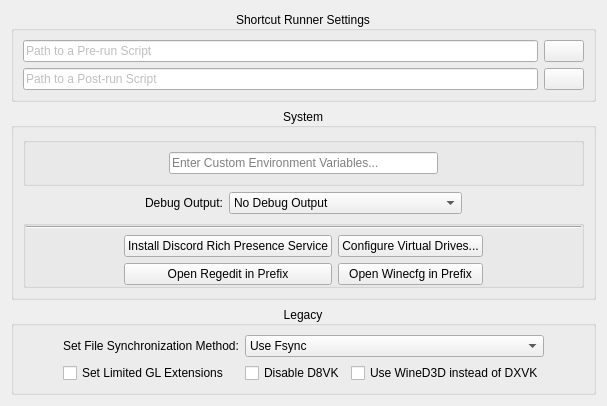
     <widget class="QWidget" name="advancedTab">
      <attribute name="icon">
       <iconset theme="system-run"/>
      </attribute>
      <attribute name="title">
       <string>Advanced</string>
      </attribute>
      <layout class="QGridLayout" name="gridLayout_5" rowstretch="0,0,1">
       <item row="0" column="0">
        <widget class="QGroupBox" name="runnerGroup">
         <property name="title">
          <string>Shortcut Runner Settings</string>
         </property>
         <property name="alignment">
          <set>Qt::AlignmentFlag::AlignCenter</set>
         </property>
         <layout class="QGridLayout" name="gridLayout_8">
          <item row="0" column="0">
           <widget class="QLineEdit" name="preRunScriptPath">
            <property name="whatsThis">
             <string>&lt;html&gt;&lt;head/&gt;&lt;body&gt;&lt;p&gt;Path to a designated Pre-run Script for this Shortcut.&lt;/p&gt;&lt;p&gt;When set, this script will be run whenever this shortcut is started &lt;span style=&quot; font-style:italic;&quot;&gt;before&lt;/span&gt; the Proton runner process. This can be used for setting up other services before the application starts.&lt;/p&gt;&lt;/body&gt;&lt;/html&gt;</string>
            </property>
            <property name="accessibleName">
             <string>Pre-Run Script</string>
            </property>
            <property name="styleSheet">
             <string notr="true">color: gray</string>
            </property>
            <property name="placeholderText">
             <string>Path to a Pre-run Script</string>
            </property>
            <property name="clearButtonEnabled">
             <bool>true</bool>
            </property>
            <property name="isFor" stdset="0">
             <string>PreRunScript</string>
            </property>
           </widget>
          </item>
          <item row="1" column="0">
           <widget class="QLineEdit" name="postRunScriptPath">
            <property name="whatsThis">
             <string>&lt;html&gt;&lt;head/&gt;&lt;body&gt;&lt;p&gt;Path to a designated Post-run Script for this Shortcut.&lt;/p&gt;&lt;p&gt;When set, this script will be run whenever this shortcut is started &lt;span style=&quot; font-style:italic;&quot;&gt;after&lt;/span&gt; the Proton runner process. This can be used for cleaning up or closing other process that may have been started for the application, but don't need to be run in perpetuity.&lt;/p&gt;&lt;/body&gt;&lt;/html&gt;</string>
            </property>
            <property name="accessibleName">
             <string>Post-Run Script</string>
            </property>
            <property name="styleSheet">
             <string notr="true">color: gray</string>
            </property>
            <property name="placeholderText">
             <string>Path to a Post-run Script</string>
            </property>
            <property name="clearButtonEnabled">
             <bool>true</bool>
            </property>
            <property name="isFor" stdset="0">
             <string>PostRunScript</string>
            </property>
           </widget>
          </item>
          <item row="0" column="1">
           <widget class="QPushButton" name="preRunButton">
            <property name="whatsThis">
             <string>&lt;html&gt;&lt;head/&gt;&lt;body&gt;&lt;p&gt;Select a Pre-run Script to run for this Shortcut.&lt;/p&gt;&lt;p&gt;When set, this script will be run whenever this shortcut is started &lt;span style=&quot; font-style:italic;&quot;&gt;before&lt;/span&gt; the Proton runner process. This can be used for setting up other services before the application starts.&lt;/p&gt;&lt;/body&gt;&lt;/html&gt;</string>
            </property>
            <property name="accessibleName">
             <string>Pre-Run Script</string>
            </property>
            <property name="text">
             <string/>
            </property>
            <property name="icon">
             <iconset theme="document-open"/>
            </property>
            <property name="iconSize">
             <size>
              <width>16</width>
              <height>16</height>
             </size>
            </property>
            <property name="flat">
             <bool>false</bool>
            </property>
           </widget>
          </item>
          <item row="1" column="1">
           <widget class="QPushButton" name="postRunButton">
            <property name="whatsThis">
             <string>&lt;html&gt;&lt;head/&gt;&lt;body&gt;&lt;p&gt;Select a Post-run Script to run for this Shortcut.&lt;/p&gt;&lt;p&gt;When set, this script will be run whenever this shortcut is started &lt;span style=&quot; font-style:italic;&quot;&gt;after&lt;/span&gt; the Proton runner process. This can be used for cleaning up or closing other process that may have been started for the application, but don't need to be run in perpetuity.&lt;/p&gt;&lt;/body&gt;&lt;/html&gt;</string>
            </property>
            <property name="accessibleName">
             <string>Post-Run Script</string>
            </property>
            <property name="text">
             <string/>
            </property>
            <property name="icon">
             <iconset theme="document-open"/>
            </property>
            <property name="iconSize">
             <size>
              <width>16</width>
              <height>16</height>
             </size>
            </property>
           </widget>
          </item>
         </layout>
        </widget>
       </item>
       <item row="2" column="0">
        <widget class="QGroupBox" name="legacyGroup">
         <property name="title">
          <string>Legacy</string>
         </property>
         <property name="alignment">
          <set>Qt::AlignmentFlag::AlignCenter</set>
         </property>
         <layout class="QGridLayout" name="gridLayout_4">
          <item row="0" column="0" rowspan="2">
           <spacer name="horizontalSpacer_13">
            <property name="orientation">
             <enum>Qt::Orientation::Horizontal</enum>
            </property>
            <property name="sizeHint" stdset="0">
             <size>
              <width>40</width>
              <height>20</height>
             </size>
            </property>
           </spacer>
          </item>
          <item row="0" column="4" rowspan="2">
           <spacer name="horizontalSpacer_14">
            <property name="orientation">
             <enum>Qt::Orientation::Horizontal</enum>
            </property>
            <property name="sizeHint" stdset="0">
             <size>
              <width>40</width>
              <height>20</height>
             </size>
            </property>
           </spacer>
          </item>
          <item row="1" column="3">
           <widget class="QCheckBox" name="toggleWineD3D">
            <property name="whatsThis">
             <string>&lt;html&gt;&lt;head/&gt;&lt;body&gt;&lt;p&gt;When enabled, DXVK &lt;span style=&quot; font-weight:700;&quot;&gt;will be disabled&lt;/span&gt;, falling back to Wine's default &lt;span style=&quot; font-style:italic;&quot;&gt;WineD3D&lt;/span&gt; OpenGL-based renderer for Direct3D versions up until Direct3D11.&lt;/p&gt;&lt;p&gt;&lt;span style=&quot; font-weight:700;&quot;&gt;Using WineD3D is MUCH slower than DXVK, &lt;/span&gt;&lt;span style=&quot; font-weight:700; text-decoration: underline;&quot;&gt;and generally shouldn't be used without good reason.&lt;/span&gt; However, WineD3D might be compatible with certain titles that have trouble rendering with DXVK. That said, any issues with DXVK &lt;a href=&quot;https://github.com/doitsujin/dxvk&quot;&gt;&lt;span style=&quot; text-decoration: underline; color:#8ab4f8;&quot;&gt;should be reported to the project.&lt;/span&gt;&lt;/a&gt;&lt;/p&gt;&lt;p&gt;Note: a few titles using DirectDraw instead of Direct3D may still render using WineD3D, regardless of this setting, such as the arcade dumps of &lt;span style=&quot; font-style:italic;&quot;&gt;(Suggoi!) Arcana Heart 2&lt;/span&gt;.&lt;/p&gt;&lt;p&gt;If unsure, leave disabled &lt;span style=&quot; font-style:italic;&quot;&gt;unless you know WineD3D renders correctly.&lt;/span&gt;&lt;/p&gt;&lt;/body&gt;&lt;/html&gt;</string>
            </property>
            <property name="accessibleName">
             <string>Disable DXVK/VKD3D, Use WineD3D Instead</string>
            </property>
            <property name="text">
             <string>Use WineD3D instead of DXVK</string>
            </property>
            <property name="isFor" stdset="0">
             <string>ForceWineD3D</string>
            </property>
           </widget>
          </item>
          <item row="1" column="2">
           <widget class="QCheckBox" name="toggleNoD8VK">
            <property name="whatsThis">
             <string>&lt;html&gt;&lt;head/&gt;&lt;body&gt;&lt;p&gt;When enabled, D8VK will be disabled.&lt;/p&gt;&lt;p&gt;Starting with &lt;span style=&quot; font-style:italic;&quot;&gt;Proton-GE9-10&lt;/span&gt;, the D8VK project was merged into the runner's DXVK libraries, allowing for anywhere from noticeably to substantially improved performance and rendering for Direct3D8 titles. Nero enables this by default, but &lt;a href=&quot;https://github.com/doitsujin/dxvk/issues/4130&quot;&gt;&lt;span style=&quot; text-decoration: underline; color:#8ab4f8;&quot;&gt;there might be certain titles&lt;/span&gt;&lt;/a&gt; where you may still want to use WineD3D instead.&lt;/p&gt;&lt;p&gt;Note: if performance is still of concern, you may want to consider using &lt;a href=&quot;https://www.pcgamingwiki.com/wiki/DgVoodoo_2&quot;&gt;&lt;span style=&quot; text-decoration: underline; color:#8ab4f8;&quot;&gt;dgVoodoo2&lt;/span&gt;&lt;/a&gt; as an alternative to the WineD3D fallback.&lt;/p&gt;&lt;p&gt;If unsure, keep disabled, &lt;span style=&quot; font-style:italic;&quot;&gt;unless you are running a problematic D3D8 title.&lt;/span&gt;&lt;/p&gt;&lt;/body&gt;&lt;/html&gt;</string>
            </property>
            <property name="accessibleName">
             <string>Disable D8VK, use WineD3D Instead</string>
            </property>
            <property name="text">
             <string>Disable D8VK</string>
            </property>
            <property name="isFor" stdset="0">
             <string>NoD8VK</string>
            </property>
           </widget>
          </item>
          <item row="0" column="1">
           <widget class="QLabel" name="label_13">
            <property name="text">
             <string>Set File Synchronization Method:</string>
            </property>
           </widget>
          </item>
          <item row="1" column="1">
           <widget class="QCheckBox" name="toggleLimitGL">
            <property name="whatsThis">
             <string>&lt;html&gt;&lt;head/&gt;&lt;body&gt;&lt;p&gt;When enabled, the OpenGL extensions provided by your graphics driver (AMD, NVIDIA, Intel, et al) will be intentionally partially obfuscated to resemble an older version of OpenGL circa 2003. This is primarily intended for &lt;span style=&quot; font-weight:700;&quot;&gt;idTech3&lt;/span&gt; titles (i.e. the &lt;span style=&quot; font-style:italic;&quot;&gt;Quake 3&lt;/span&gt; engine), which will crash if too many extensions are present in the OpenGL driver descriptor.&lt;/p&gt;&lt;p&gt;If unsure, keep disabled unless this shortcut or prefix is for &lt;span style=&quot; font-weight:700; font-style:italic;&quot;&gt;Quake 3&lt;/span&gt;, &lt;span style=&quot; font-weight:700; font-style:italic;&quot;&gt;Star Wars Jedi Outcast/Jedi Academy&lt;/span&gt;, &lt;span style=&quot; font-weight:700; font-style:italic;&quot;&gt;Medal of Honor - Allied Assault&lt;/span&gt;, &lt;span style=&quot; font-weight:700; font-style:italic;&quot;&gt;Return to Castle Wolfenstein&lt;/span&gt;, or &lt;span style=&quot; font-weight:700; font-style:italic;&quot;&gt;other 2000's era games running idTech3&lt;/span&gt;.&lt;/p&gt;&lt;/body&gt;&lt;/html&gt;</string>
            </property>
            <property name="accessibleName">
             <string>Limit Output of Available GL Extensions</string>
            </property>
            <property name="text">
             <string>Set Limited GL Extensions</string>
            </property>
            <property name="isFor" stdset="0">
             <string>LimitGLextensions</string>
            </property>
           </widget>
          </item>
          <item row="0" column="2" colspan="2">
           <widget class="QComboBox" name="fileSyncBox">
            <property name="whatsThis">
             <string>&lt;html&gt;&lt;head/&gt;&lt;body&gt;&lt;p&gt;To speed up file and memory access performance, Proton takes advantage of specialized file sync protocols &lt;span style=&quot; font-style:italic;&quot;&gt;Fsync&lt;/span&gt; or &lt;span style=&quot; font-style:italic;&quot;&gt;Esync.&lt;/span&gt; Both of these services enables increasingly near-native performance when reading files, with &lt;span style=&quot; font-style:italic;&quot;&gt;Fsync&lt;/span&gt; being the newest protocol introduced in Linux kernel version 5.16 and Proton 4-11 and is used by default.&lt;/p&gt;&lt;p&gt;While this usually helps modern games by a substantial margin, some older titles (particularly those with archaic media formats) can have certain bugs introduced by the newer sync formats; namely, titles like &lt;span style=&quot; font-weight:700; font-style:italic;&quot;&gt;Phantasy Star Universe: Ambition of the Illuminus&lt;/span&gt; has sound glitches introduced when using any sync method, and &lt;span style=&quot; font-weight:700; font-style:italic;&quot;&gt;Marvel Ultimate Alliance&lt;/span&gt;&lt;span style=&quot; font-style:italic;&quot;&gt; (2006)&lt;/span&gt; has severe video playback issues with any sync method. For these problem apps, you may want to consider stepping the sync method back to the &lt;span style=&quot; font-style:italic;&quot;&gt;Legacy&lt;/span&gt; method, which will resolve such media-related glitches.&lt;/p&gt;&lt;p&gt;If unsure, keep this set to &lt;span style=&quot; font-style:italic;&quot;&gt;Use Fsync&lt;/span&gt;, &lt;span style=&quot; font-style:italic;&quot;&gt;unless you run into issues with older titles as described above.&lt;/span&gt;&lt;/p&gt;&lt;/body&gt;&lt;/html&gt;</string>
            </property>
            <property name="accessibleName">
             <string>Set File Synchronization Method</string>
            </property>
            <property name="isFor" stdset="0">
             <string>FileSyncMode</string>
            </property>
            <item>
             <property name="text">
              <string>Use Fsync</string>
             </property>
            </item>
            <item>
             <property name="text">
              <string>Use Esync</string>
             </property>
            </item>
            <item>
             <property name="text">
              <string>Use Legacy Sync</string>
             </property>
            </item>
           </widget>
          </item>
         </layout>
        </widget>
       </item>
       <item row="1" column="0">
        <widget class="QGroupBox" name="systemGroup">
         <property name="title">
          <string>System</string>
         </property>
         <property name="alignment">
          <set>Qt::AlignmentFlag::AlignCenter</set>
         </property>
         <layout class="QGridLayout" name="gridLayout_6" columnstretch="1,0,2,1">
          <item row="1" column="3">
           <spacer name="horizontalSpacer_8">
            <property name="orientation">
             <enum>Qt::Orientation::Horizontal</enum>
            </property>
            <property name="sizeHint" stdset="0">
             <size>
              <width>0</width>
              <height>20</height>
             </size>
            </property>
           </spacer>
          </item>
          <item row="1" column="0">
           <spacer name="horizontalSpacer_7">
            <property name="orientation">
             <enum>Qt::Orientation::Horizontal</enum>
            </property>
            <property name="sizeHint" stdset="0">
             <size>
              <width>0</width>
              <height>20</height>
             </size>
            </property>
           </spacer>
          </item>
          <item row="3" column="0" colspan="4">
           <widget class="QGroupBox" name="prefixServices">
            <property name="title">
             <string notr="true"/>
            </property>
            <property name="alignment">
             <set>Qt::AlignmentFlag::AlignCenter</set>
            </property>
            <property name="flat">
             <bool>true</bool>
            </property>
            <layout class="QGridLayout" name="prefixServices_layout" columnstretch="1,0,0,1">
             <property name="leftMargin">
              <number>0</number>
             </property>
             <property name="topMargin">
              <number>0</number>
             </property>
             <property name="rightMargin">
              <number>0</number>
             </property>
             <property name="bottomMargin">
              <number>0</number>
             </property>
             <item row="2" column="1">
              <widget class="QPushButton" name="prefixRegeditBtn">
               <property name="whatsThis">
                <string>&lt;html&gt;&lt;head/&gt;&lt;body&gt;&lt;p&gt;This will open up the Windows Registry for this prefix, using Wine &lt;span style=&quot; font-style:italic;&quot;&gt;regedit.&lt;/span&gt;&lt;/p&gt;&lt;p&gt;If you install any launchers or applications that have components which start on boot (like &lt;span style=&quot; font-style:italic;&quot;&gt;EA's Origin&lt;/span&gt; services), these can be disabled under a key at the following registry path:&lt;/p&gt;&lt;p&gt;&lt;span style=&quot; font-weight:700;&quot;&gt;HKEY_LOCAL_MACHINE\System\CurrentControlSet\Services\&lt;/span&gt;&lt;/p&gt;&lt;p&gt;Service keys can have a &lt;span style=&quot; font-weight:700;&quot;&gt;Start&lt;/span&gt; value of &lt;span style=&quot; font-weight:700;&quot;&gt;0&lt;/span&gt; to &lt;span style=&quot; font-weight:700;&quot;&gt;4&lt;/span&gt;, for &lt;span style=&quot; font-style:italic;&quot;&gt;Boot, System, Automatic, Manual,&lt;/span&gt; and &lt;span style=&quot; font-style:italic;&quot;&gt;Disabled&lt;/span&gt; - you'll most likely want a value of &lt;span style=&quot; font-style:italic;&quot;&gt;3 (Manual)&lt;/span&gt; or &lt;span style=&quot; font-style:italic;&quot;&gt;4 (Disabled).&lt;/span&gt;&lt;/p&gt;&lt;/body&gt;&lt;/html&gt;</string>
               </property>
               <property name="accessibleName">
                <string>Access and Edit this Prefix's Registry</string>
               </property>
               <property name="text">
                <string>Open Regedit in Prefix</string>
               </property>
               <property name="icon">
                <iconset theme="document-print-preview"/>
               </property>
              </widget>
             </item>
             <item row="2" column="2">
              <widget class="QPushButton" name="prefixWinecfgBtn">
               <property name="whatsThis">
                <string>&lt;html&gt;&lt;head/&gt;&lt;body&gt;&lt;p&gt;This will open up the current prefix's Wine configuration menu, using &lt;span style=&quot; font-style:italic;&quot;&gt;Winecfg.&lt;/span&gt;&lt;/p&gt;&lt;/body&gt;&lt;/html&gt;</string>
               </property>
               <property name="accessibleName">
                <string>Access this Prefix's Wine Configurator</string>
               </property>
               <property name="text">
                <string>Open Winecfg in Prefix</string>
               </property>
               <property name="icon">
                <iconset theme="document-properties"/>
               </property>
               <property name="iconSize">
                <size>
                 <width>12</width>
                 <height>12</height>
                </size>
               </property>
              </widget>
             </item>
             <item row="1" column="2">
              <widget class="QPushButton" name="prefixDrivesBtn">
               <property name="whatsThis">
                <string>&lt;html&gt;&lt;head/&gt;&lt;body&gt;&lt;p&gt;Proton can map directories anywhere within your Linux filesystem to a simulated Windows drive. This submenu allows you to configure what directories are mapped to what virtual drive letters.&lt;/p&gt;&lt;p&gt;Note: By default, every Proton prefix will map &lt;span style=&quot; font-style:italic;&quot;&gt;Z:&lt;/span&gt; to your root &lt;span style=&quot; font-style:italic;&quot;&gt;(/)&lt;/span&gt; filesystem, and (in recent versions starting in Proton 9) the user's &lt;span style=&quot; font-style:italic;&quot;&gt;Home&lt;/span&gt; directory and &lt;span style=&quot; font-style:italic;&quot;&gt;/mnt&lt;/span&gt; as additional drive letters.&lt;/p&gt;&lt;/body&gt;&lt;/html&gt;</string>
               </property>
               <property name="accessibleName">
                <string>Configure Virtual Drives</string>
               </property>
               <property name="text">
                <string>Configure Virtual Drives...</string>
               </property>
               <property name="icon">
                <iconset theme="folder-visiting"/>
               </property>
               <property name="iconSize">
                <size>
                 <width>16</width>
                 <height>16</height>
                </size>
               </property>
              </widget>
             </item>
             <item row="1" column="1">
              <widget class="QPushButton" name="prefixInstallDiscordRPC">
               <property name="whatsThis">
                <string>&lt;html&gt;&lt;head/&gt;&lt;body&gt;&lt;p&gt;Click to install EnderIce2's &lt;a href=&quot;https://enderice2.github.io/rpc-bridge/&quot;&gt;&lt;span style=&quot; text-decoration: underline; color:#8ab4f8;&quot;&gt;Discord Rich Presence Bridge Service&lt;/span&gt;&lt;/a&gt;.&lt;/p&gt;&lt;p&gt;This service will be installed to the prefix and run as a startup service by the runner. This allows any Rich Presence output within the Proton prefix to be forwarded to a native Linux Discord client, such as the official Discord client (or even better, &lt;a href=&quot;https://github.com/Vencord/Vesktop?tab=readme-ov-file#vesktop&quot;&gt;&lt;span style=&quot; text-decoration: underline; color:#8ab4f8;&quot;&gt;Vesktop&lt;/span&gt;&lt;/a&gt;).&lt;/p&gt;&lt;/body&gt;&lt;/html&gt;</string>
               </property>
               <property name="accessibleName">
                <string>Install Discord Rich Presence Bridge Service</string>
               </property>
               <property name="text">
                <string>Install Discord Rich Presence Service</string>
               </property>
               <property name="icon">
                <iconset theme="package-x-generic"/>
               </property>
               <property name="iconSize">
                <size>
                 <width>16</width>
                 <height>16</height>
                </size>
               </property>
              </widget>
             </item>
             <item row="1" column="3" rowspan="2">
              <spacer name="horizontalSpacer_16">
               <property name="orientation">
                <enum>Qt::Orientation::Horizontal</enum>
               </property>
               <property name="sizeHint" stdset="0">
                <size>
                 <width>0</width>
                 <height>20</height>
                </size>
               </property>
              </spacer>
             </item>
             <item row="1" column="0" rowspan="2">
              <spacer name="horizontalSpacer_15">
               <property name="orientation">
                <enum>Qt::Orientation::Horizontal</enum>
               </property>
               <property name="sizeHint" stdset="0">
                <size>
                 <width>0</width>
                 <height>20</height>
                </size>
               </property>
              </spacer>
             </item>
             <item row="0" column="0" colspan="4">
              <widget class="Line" name="line">
               <property name="orientation">
                <enum>Qt::Orientation::Horizontal</enum>
               </property>
              </widget>
             </item>
            </layout>
           </widget>
          </item>
          <item row="0" column="0" colspan="4">
           <widget class="QGroupBox" name="envBox">
            <property name="title">
             <string/>
            </property>
            <property name="flat">
             <bool>true</bool>
            </property>
            <layout class="QHBoxLayout" name="horizontalLayout_4" stretch="1,2,1">
             <item>
              <spacer name="horizontalSpacer_17">
               <property name="orientation">
                <enum>Qt::Orientation::Horizontal</enum>
               </property>
               <property name="sizeHint" stdset="0">
                <size>
                 <width>40</width>
                 <height>20</height>
                </size>
               </property>
              </spacer>
             </item>
             <item>
              <widget class="QLineEdit" name="prefixEnvVars">
               <property name="whatsThis">
                <string>&lt;html&gt;&lt;head/&gt;&lt;body&gt;&lt;p&gt;Enter any desired Environment Variables that you might need for this prefix.&lt;/p&gt;&lt;p&gt;Environment Variables must be entered in &lt;span style=&quot; font-weight:700;&quot;&gt;KEY=&amp;quot;values&amp;quot; &lt;/span&gt;format.&lt;/p&gt;&lt;p&gt;Any Environment Variables added here will be prepended to the main runner environment for this prefix when an application starts.&lt;/p&gt;&lt;/body&gt;&lt;/html&gt;</string>
               </property>
               <property name="accessibleName">
                <string>Custom Prefix Environment Variables</string>
               </property>
               <property name="placeholderText">
                <string>Enter Custom Environment Variables...</string>
               </property>
               <property name="clearButtonEnabled">
                <bool>true</bool>
               </property>
               <property name="isFor" stdset="0">
                <string>CustomEnvVars</string>
               </property>
              </widget>
             </item>
             <item>
              <spacer name="horizontalSpacer_18">
               <property name="orientation">
                <enum>Qt::Orientation::Horizontal</enum>
               </property>
               <property name="sizeHint" stdset="0">
                <size>
                 <width>40</width>
                 <height>20</height>
                </size>
               </property>
              </spacer>
             </item>
            </layout>
           </widget>
          </item>
          <item row="1" column="1">
           <widget class="QLabel" name="label_4">
            <property name="text">
             <string>Debug Output:</string>
            </property>
           </widget>
          </item>
          <item row="1" column="2">
           <widget class="QComboBox" name="debugBox">
            <property name="whatsThis">
             <string>&lt;html&gt;&lt;head/&gt;&lt;body&gt;&lt;p&gt;Set the desired level of debug output Nero should print when running an application in this prefix.&lt;/p&gt;&lt;p&gt;This can be useful if you are debugging a troublesome application and need to know the output.&lt;/p&gt;&lt;p&gt;Any debug output will be printed to standard output (i.e. the terminal application Nero is launched from).&lt;/p&gt;&lt;/body&gt;&lt;/html&gt;</string>
            </property>
            <property name="accessibleName">
             <string>Set Proton/UMU Debug Output</string>
            </property>
            <property name="isFor" stdset="0">
             <string>DebugOutput</string>
            </property>
            <item>
             <property name="text">
              <string>No Debug Output</string>
             </property>
            </item>
            <item>
             <property name="text">
              <string>Show Loaded DLLs</string>
             </property>
            </item>
            <item>
             <property name="text">
              <string>Full Debug Output</string>
             </property>
            </item>
           </widget>
          </item>
         </layout>
        </widget>
       </item>
      </layout>
     </widget>
